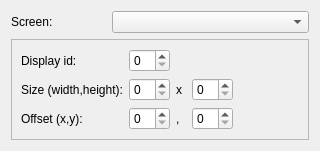
<?xml version="1.0" encoding="UTF-8"?>
<ui version="4.0">
 <class>ScreenSharing</class>
 <widget class="QWidget" name="ScreenSharing">
  <property name="geometry">
   <rect>
    <x>0</x>
    <y>0</y>
    <width>320</width>
    <height>136</height>
   </rect>
  </property>
  <layout class="QGridLayout" name="gridLayout_2">
   <item row="1" column="0" rowspan="2" colspan="3">
    <widget class="QFrame" name="m_pFrame">
     <property name="frameShape">
      <enum>QFrame::StyledPanel</enum>
     </property>
     <property name="frameShadow">
      <enum>QFrame::Raised</enum>
     </property>
     <layout class="QGridLayout" name="gridLayout">
      <item row="1" column="1">
       <widget class="QSpinBox" name="m_pWidth"/>
      </item>
      <item row="1" column="4">
       <widget class="QSpinBox" name="m_pHeight"/>
      </item>
      <item row="0" column="1">
       <widget class="QSpinBox" name="m_pDisplay"/>
      </item>
      <item row="0" column="0">
       <widget class="QLabel" name="label">
        <property name="text">
         <string>Display id:</string>
        </property>
       </widget>
      </item>
      <item row="1" column="2" colspan="2">
       <widget class="QLabel" name="label_4">
        <property name="text">
         <string>x</string>
        </property>
       </widget>
      </item>
      <item row="2" column="5">
       <spacer name="horizontalSpacer">
        <property name="orientation">
         <enum>Qt::Horizontal</enum>
        </property>
        <property name="sizeHint" stdset="0">
         <size>
          <width>40</width>
          <height>20</height>
         </size>
        </property>
       </spacer>
      </item>
      <item row="2" column="2">
       <widget class="QLabel" name="label_5">
        <property name="text">
         <string>,</string>
        </property>
       </widget>
      </item>
      <item row="2" column="0">
       <widget class="QLabel" name="label_3">
        <property name="text">
         <string>Offset (x,y):</string>
        </property>
       </widget>
      </item>
      <item row="2" column="1">
       <widget class="QSpinBox" name="m_pX"/>
      </item>
      <item row="1" column="0">
       <widget class="QLabel" name="label_2">
        <property name="text">
         <string>Size (width,height):</string>
        </property>
       </widget>
      </item>
      <item row="2" column="4">
       <widget class="QSpinBox" name="m_pY"/>
      </item>
     </layout>
    </widget>
   </item>
   <item row="0" column="1" colspan="2">
    <widget class="QComboBox" name="m_pScreens"/>
   </item>
   <item row="0" column="0">
    <widget class="QLabel" name="label_6">
     <property name="text">
      <string>Screen:</string>
     </property>
    </widget>
   </item>
   <item row="3" column="0">
    <spacer name="verticalSpacer">
     <property name="orientation">
      <enum>Qt::Vertical</enum>
     </property>
     <property name="sizeType">
      <enum>QSizePolicy::MinimumExpanding</enum>
     </property>
     <property name="sizeHint" stdset="0">
      <size>
       <width>20</width>
       <height>0</height>
      </size>
     </property>
    </spacer>
   </item>
  </layout>
  <zorder>m_pScreens</zorder>
  <zorder>m_pFrame</zorder>
  <zorder>label</zorder>
  <zorder>label_6</zorder>
  <zorder>verticalSpacer</zorder>
 </widget>
 <resources/>
 <connections>
  <connection>
   <sender>m_pScreens</sender>
   <signal>currentIndexChanged(int)</signal>
   <receiver>ScreenSharing</receiver>
   <slot>slotScreenIndexChanged(int)</slot>
   <hints>
    <hint type="sourcelabel">
     <x>133</x>
     <y>11</y>
    </hint>
    <hint type="destinationlabel">
     <x>295</x>
     <y>20</y>
    </hint>
   </hints>
  </connection>
 </connections>
 <slots>
  <slot>slotScreenIndexChanged(int)</slot>
 </slots>
</ui>
